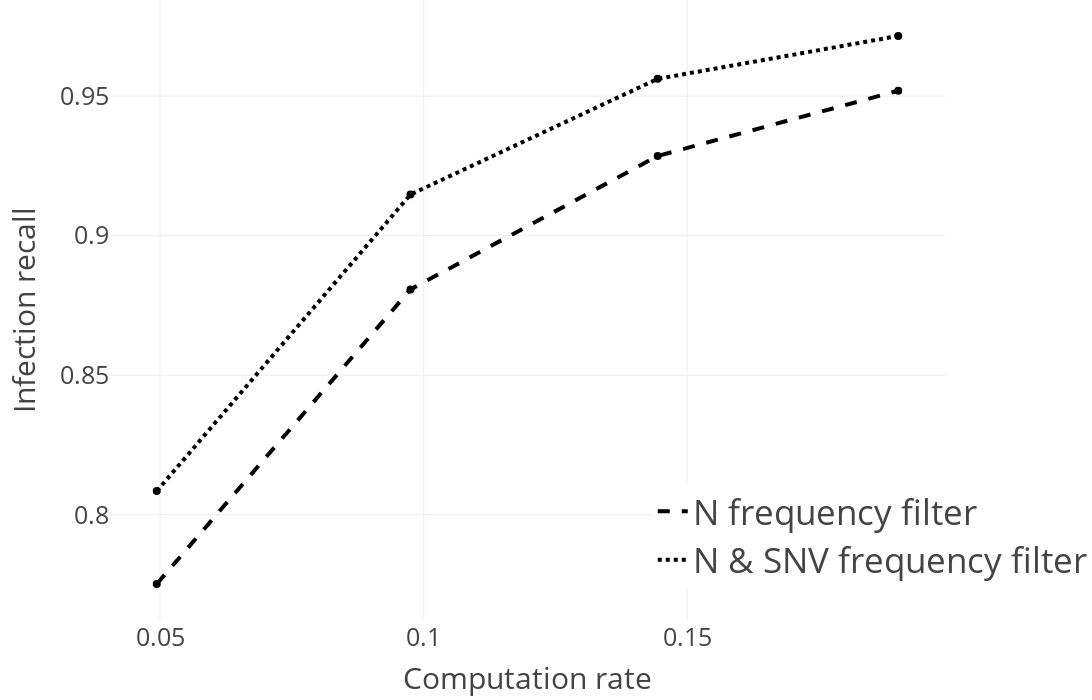

Notebook cell for this chart:
### Markdown cell above
### Infection recall for different filters and computation rates using breadth search

### Code cell
sub_fig = get_computation_rate_plot("infection_detection_rate", breadth_search_evaluation, "Infection recall", legend=dict(
            x=0.65,
            y=0.05,
            xanchor="left",
            yanchor="bottom",
            font=dict(size=35),
        ))
sub_fig.show()

### Figure 1 — Plotly figure (JSON) as saved in the notebook; plotly's stock layout.template omitted (floating-point values rounded to 4 significant figures)
{"data": [{"line": {"color": "black", "dash": "dash", "width": 4}, "mode": "lines", "name": "N frequency filter", "type": "scatter", "x": [0.04938, 0.09751, 0.1444, 0.19], "y": [0.7752, 0.8808, 0.9286, 0.9519]}, {"marker": {"color": "black", "size": 8, "symbol": "circle"}, "mode": "markers", "showlegend": false, "text": "", "type": "scatter", "x": [0.04938], "y": [0.7752]}, {"marker": {"color": "black", "size": 8, "symbol": "circle"}, "mode": "markers", "showlegend": false, "text": "", "type": "scatter", "x": [0.09751], "y": [0.8808]}, {"marker": {"color": "black", "size": 8, "symbol": "circle"}, "mode": "markers", "showlegend": false, "text": "", "type": "scatter", "x": [0.1444], "y": [0.9286]}, {"marker": {"color": "black", "size": 8, "symbol": "circle"}, "mode": "markers", "showlegend": false, "text": "", "type": "scatter", "x": [0.19], "y": [0.9519]}, {"line": {"color": "black", "dash": "dot", "width": 4}, "mode": "lines", "name": "N & SNV frequency filter", "type": "scatter", "x": [0.04938, 0.09751, 0.1444, 0.19], "y": [0.8085, 0.9148, 0.9562, 0.9715]}, {"marker": {"color": "black", "size": 8, "symbol": "circle"}, "mode": "markers", "showlegend": false, "text": "", "type": "scatter", "x": [0.04938], "y": [0.8085]}, {"marker": {"color": "black", "size": 8, "symbol": "circle"}, "mode": "markers", "showlegend": false, "text": "", "type": "scatter", "x": [0.09751], "y": [0.9148]}, {"marker": {"color": "black", "size": 8, "symbol": "circle"}, "mode": "markers", "showlegend": false, "text": "", "type": "scatter", "x": [0.1444], "y": [0.9562]}, {"marker": {"color": "black", "size": 8, "symbol": "circle"}, "mode": "markers", "showlegend": false, "text": "", "type": "scatter", "x": [0.19], "y": [0.9715]}], "layout": {"font": {"size": 25}, "height": 700, "legend": {"font": {"size": 35}, "x": 0.65, "xanchor": "left", "y": 0.05, "yanchor": "bottom"}, "margin": {"b": 80, "l": 110, "r": 0, "t": 0}, "width": 1200, "xaxis": {"autorange": true, "range": [0.04064, 0.1988], "tickmode": "array", "tickvals": [0.05, 0.1, 0.15, 0.2], "title": {"text": "Computation rate"}, "type": "linear"}, "yaxis": {"autorange": true, "range": [0.7623, 0.9844], "title": {"text": "Infection recall"}, "type": "linear"}}}
